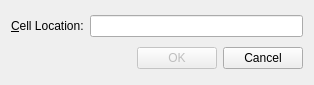
<?xml version="1.0" encoding="UTF-8"?>
<ui version="4.0">
 <class>GoToCellDialog</class>
 <widget class="QDialog" name="GoToCellDialog">
  <property name="geometry">
   <rect>
    <x>0</x>
    <y>0</y>
    <width>314</width>
    <height>85</height>
   </rect>
  </property>
  <property name="windowTitle">
   <string>Go To Cell</string>
  </property>
  <layout class="QVBoxLayout" name="verticalLayout">
   <item>
    <layout class="QHBoxLayout" name="horizontalLayout">
     <item>
      <widget class="QLabel" name="label">
       <property name="text">
        <string>&amp;Cell Location:</string>
       </property>
       <property name="buddy">
        <cstring>lineEdit</cstring>
       </property>
      </widget>
     </item>
     <item>
      <widget class="QLineEdit" name="lineEdit"/>
     </item>
    </layout>
   </item>
   <item>
    <layout class="QHBoxLayout" name="horizontalLayout_2">
     <item>
      <spacer name="horizontalSpacer">
       <property name="orientation">
        <enum>Qt::Horizontal</enum>
       </property>
       <property name="sizeHint" stdset="0">
        <size>
         <width>40</width>
         <height>20</height>
        </size>
       </property>
      </spacer>
     </item>
     <item>
      <widget class="QPushButton" name="okButton">
       <property name="enabled">
        <bool>false</bool>
       </property>
       <property name="text">
        <string>OK</string>
       </property>
       <property name="default">
        <bool>true</bool>
       </property>
      </widget>
     </item>
     <item>
      <widget class="QPushButton" name="cancelButton">
       <property name="text">
        <string>Cancel</string>
       </property>
      </widget>
     </item>
    </layout>
   </item>
  </layout>
 </widget>
 <layoutdefault spacing="6" margin="11"/>
 <tabstops>
  <tabstop>lineEdit</tabstop>
  <tabstop>okButton</tabstop>
  <tabstop>cancelButton</tabstop>
 </tabstops>
 <resources>
  <include location="gotocell.qrc"/>
 </resources>
 <connections/>
</ui>
